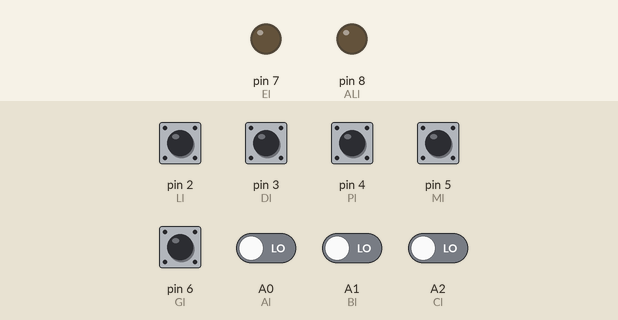
The sketch below on a simulated Arduino Uno, built with avr-gcc and run on an emulated ATmega328P. Shown: output pins drawn as LEDs (lit = HIGH). The inputs (shaded band) are chosen by the test bench; at power-on: pin 2 (Ll), pin 3 (Dl), pin 4 (Pl), pin 5 (Ml), pin 6 (Gl) HIGH, A0 (Al), A1 (Bl), A2 (Cl) LOW.

Above: at 1.2 s.
1.3 s: pin 2 (Ll) pulled LOW for 0.15 s
At 2.2 s:
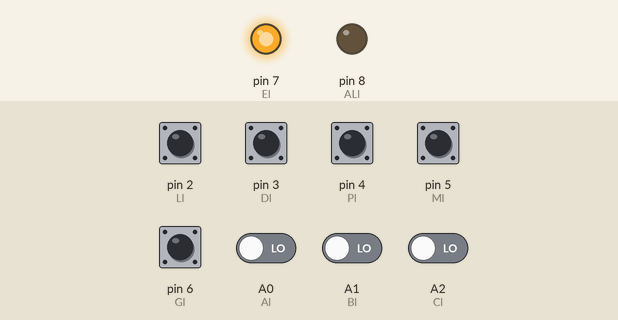
2.9 s: pin 3 (Dl) pulled LOW for 0.15 s
At 3.4 s:
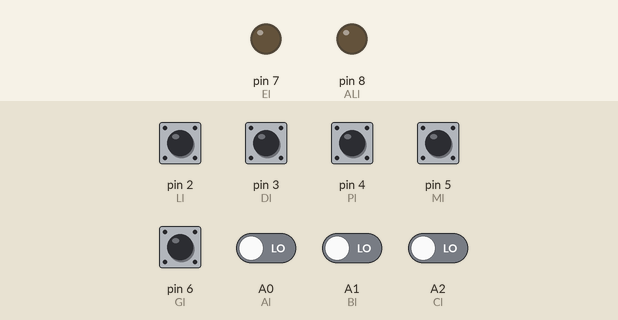
4.5 s: pin 2 (Ll) pulled LOW for 1 s
At 5.8 s:
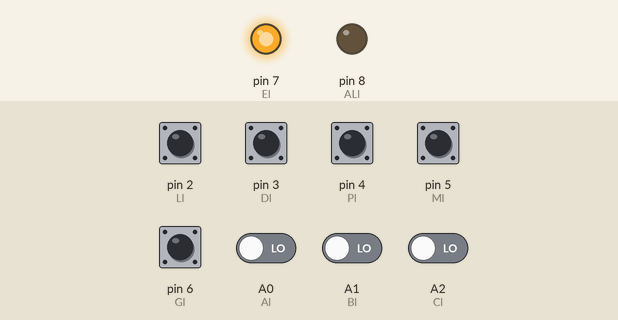
7.0 s: pin 2 (Ll) driven LOW and pin 3 (Dl) driven LOW
At 7.5 s:
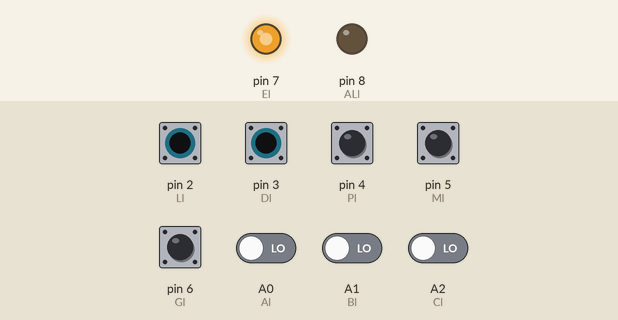
8.5 s: pin 2 (Ll) driven HIGH
At 9.9 s:
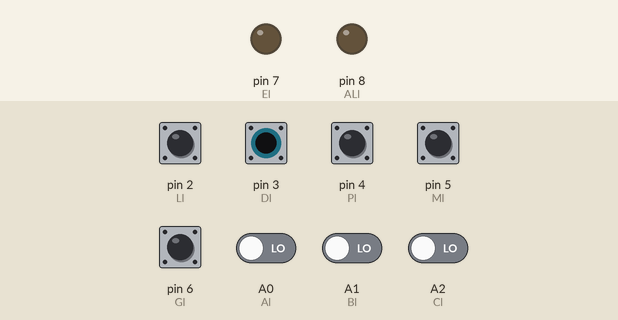
Timing chart, 0 to 11.0 s (numbered marks = the images above; inputs shaded):
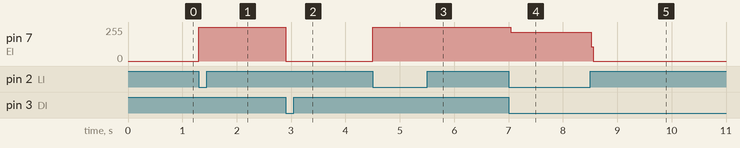

The sketch:

garrafas_de_3_tamanhos.ino
```cpp
int Ll = 2;
int Dl = 3;

int Pl = 4;
int Ml = 5;
int Gl = 6;

int Al = A0;
int Bl = A1;
int Cl = A2;

int El = 7;
int ALl = 8;

int fase = 0;

void setup() {

  pinMode(Ll, INPUT_PULLUP);
  pinMode(Dl, INPUT_PULLUP);

  pinMode(Pl, INPUT_PULLUP);
  pinMode(Ml, INPUT_PULLUP);
  pinMode(Gl, INPUT_PULLUP);

  pinMode(Al, INPUT);
  pinMode(Bl, INPUT);
  pinMode(Cl, INPUT);

  pinMode(El, OUTPUT);
  pinMode(ALl, OUTPUT);
}

void loop() {

  int l = digitalRead(Ll);
  int d = digitalRead(Dl);

  int p = digitalRead(Pl);
  int m = digitalRead(Ml);
  int g = digitalRead(Gl);

  int a = digitalRead(Al);
  int b = digitalRead(Bl);
  int c = digitalRead(Cl);

  if(d == LOW){
    fase = 0;
    digitalWrite(El, LOW);
    digitalWrite(ALl, LOW);
  }

  if(l == LOW && fase == 0){
    fase = 1;
  }

  if(fase == 1){
    digitalWrite(El, HIGH);
    digitalWrite(ALl, LOW);

    if(g == LOW){
      if(a == 1 || b == 1){
        digitalWrite(El, LOW);
        digitalWrite(ALl, HIGH);
        fase = 2;
      }
    }

    if(m == LOW){
      if(a == 1 || c == 1){
        digitalWrite(El, LOW);
        digitalWrite(ALl, HIGH);
        fase = 2;
      }
    }

    if(p == LOW){
      if(b == 1 || c == 1){
        digitalWrite(El, LOW);
        digitalWrite(ALl, HIGH);
        fase = 2;
      }
    }
  }

  if(fase == 2){
    digitalWrite(El, LOW);
  }
}
```

Measured:
- after the input at 1.3 s, pin 7 (El): 0/255 → 255/255 at once
- after the input at 2.9 s, pin 7 (El): 255/255 → 0/255 at once
- after the input at 4.5 s, pin 7 (El): 0/255 → 255/255 at once
- after the input at 7.0 s, pin 7 (El): 255/255 → 215/255 at once
- after the input at 8.5 s, pin 7 (El): 215/255 → 0/255 at once
